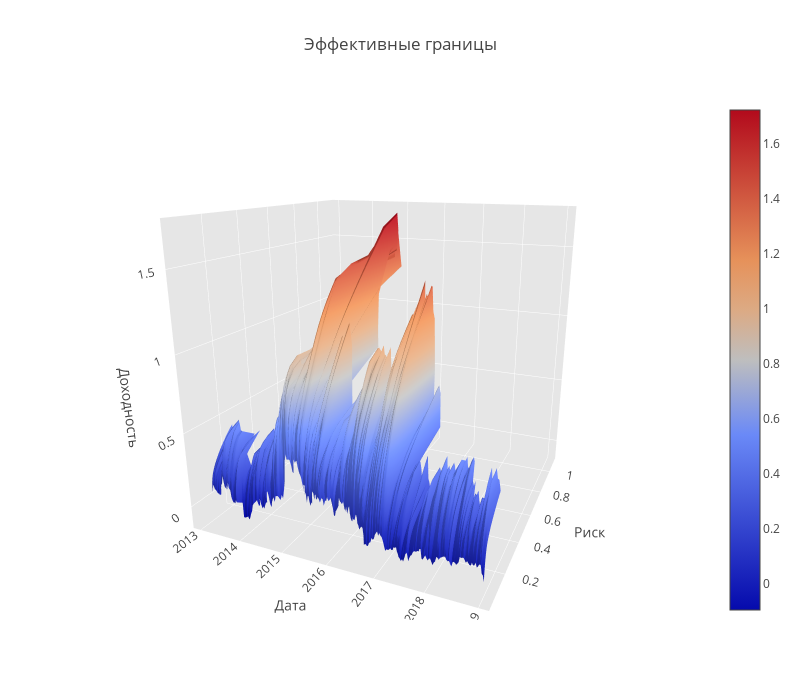

Here is the notebook cell this chart was saved with:
### Code cell
fig = go.Figure(data=data, layout=layout)
plotly.offline.iplot(fig)

### Figure 1 — Plotly figure (JSON) as saved in the notebook; plotly's stock layout.template omitted (floating-point values rounded to 4 significant figures; data arrays with more than 128 entries replaced by an {"elided": "..."} marker saying what was removed)
{"data": [{"cauto": true, "cmax": 1.724, "cmin": -0.09594, "type": "surface", "uid": "8ee1b3d1-6706-4842-9c1a-0e3fb199577f", "x": {"elided": "268x20 float values"}, "y": {"elided": "268x20 float values"}, "z": {"elided": "268x20 float values"}}], "layout": {"height": 700, "scene": {"aspectmode": "auto", "aspectratio": {"x": 1, "y": 1, "z": 1}, "camera": {"center": {"x": 0, "y": 0, "z": 0}, "eye": {"x": 0.831, "y": -1.891, "z": 0.6489}, "up": {"x": 0, "y": 0, "z": 1}}, "xaxis": {"backgroundcolor": "rgb(230, 230,230)", "gridcolor": "rgb(255, 255, 255)", "showbackground": true, "title": {"text": "Дата"}, "zerolinecolor": "rgb(255, 255, 255)"}, "yaxis": {"backgroundcolor": "rgb(230, 230,230)", "gridcolor": "rgb(255, 255, 255)", "showbackground": true, "title": {"text": "Риск"}, "zerolinecolor": "rgb(255, 255, 255)"}, "zaxis": {"backgroundcolor": "rgb(230, 230,230)", "gridcolor": "rgb(255, 255, 255)", "showbackground": true, "title": {"text": "Доходность"}, "zerolinecolor": "rgb(255, 255, 255)"}}, "title": {"text": "Эффективные границы"}, "width": 800}}
